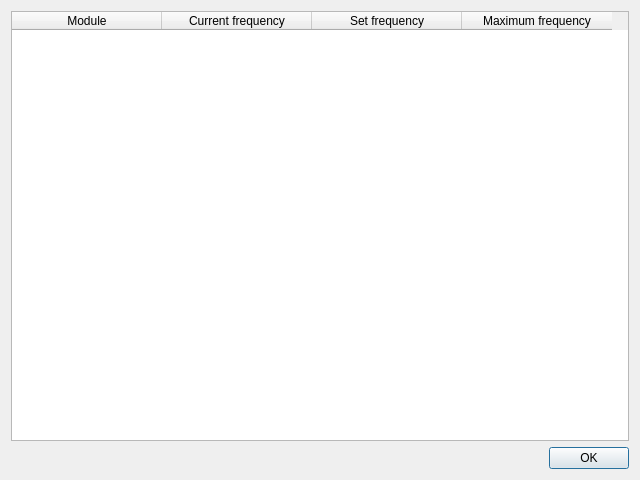
<?xml version="1.0" encoding="UTF-8"?>
<ui version="4.0">
 <class>Dialog</class>
 <widget class="QDialog" name="Dialog">
  <property name="geometry">
   <rect>
    <x>0</x>
    <y>0</y>
    <width>640</width>
    <height>480</height>
   </rect>
  </property>
  <property name="windowTitle">
   <string>Performance monitor</string>
  </property>
  <layout class="QVBoxLayout" name="verticalLayout">
   <item>
    <widget class="QTableWidget" name="tableWidget">
     <property name="editTriggers">
      <set>QAbstractItemView::NoEditTriggers</set>
     </property>
     <property name="showDropIndicator" stdset="0">
      <bool>false</bool>
     </property>
     <property name="dragDropOverwriteMode">
      <bool>false</bool>
     </property>
     <property name="sortingEnabled">
      <bool>false</bool>
     </property>
     <attribute name="horizontalHeaderDefaultSectionSize">
      <number>150</number>
     </attribute>
     <attribute name="verticalHeaderVisible">
      <bool>false</bool>
     </attribute>
     <column>
      <property name="text">
       <string>Module</string>
      </property>
     </column>
     <column>
      <property name="text">
       <string>Current frequency</string>
      </property>
     </column>
     <column>
      <property name="text">
       <string>Set frequency</string>
      </property>
     </column>
     <column>
      <property name="text">
       <string>Maximum frequency</string>
      </property>
     </column>
    </widget>
   </item>
   <item>
    <widget class="QDialogButtonBox" name="buttonBox">
     <property name="orientation">
      <enum>Qt::Horizontal</enum>
     </property>
     <property name="standardButtons">
      <set>QDialogButtonBox::Ok</set>
     </property>
    </widget>
   </item>
  </layout>
 </widget>
 <resources/>
 <connections>
  <connection>
   <sender>buttonBox</sender>
   <signal>accepted()</signal>
   <receiver>Dialog</receiver>
   <slot>accept()</slot>
   <hints>
    <hint type="sourcelabel">
     <x>248</x>
     <y>254</y>
    </hint>
    <hint type="destinationlabel">
     <x>157</x>
     <y>274</y>
    </hint>
   </hints>
  </connection>
  <connection>
   <sender>buttonBox</sender>
   <signal>rejected()</signal>
   <receiver>Dialog</receiver>
   <slot>reject()</slot>
   <hints>
    <hint type="sourcelabel">
     <x>316</x>
     <y>260</y>
    </hint>
    <hint type="destinationlabel">
     <x>286</x>
     <y>274</y>
    </hint>
   </hints>
  </connection>
 </connections>
</ui>
